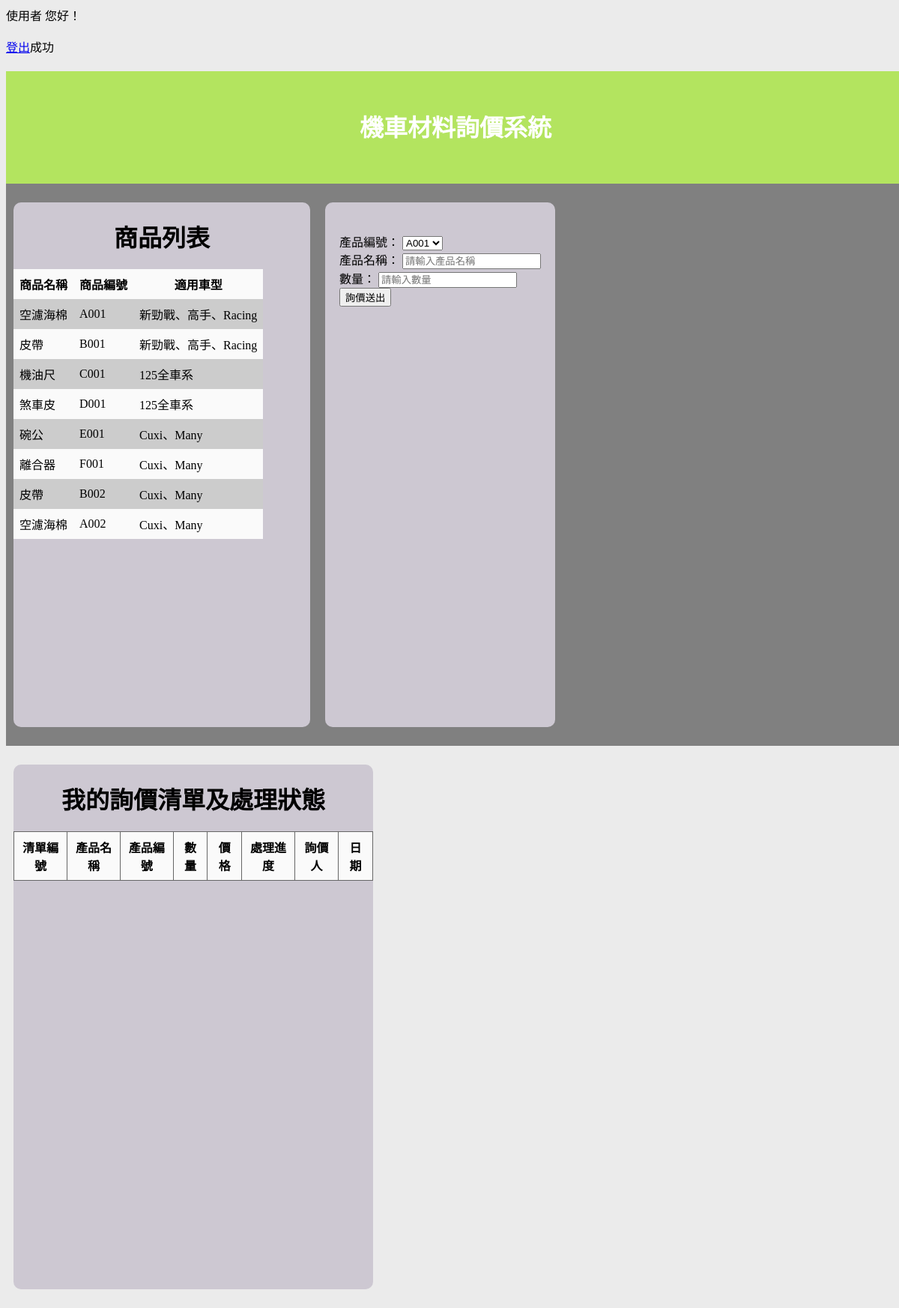
The page /MainPage.php on the database its author committed.
### tables this page shows
CREATE TABLE `products` (
  `productname` varchar(20) NOT NULL,
  `productid` varchar(12) NOT NULL,
  `descript` varchar(40) NOT NULL
);

### MainPage.php (the view, shortened to what this page needs)
<?php
echo "使用者 ".$_SESSION["userid"]." "."您好！"."<br>";
echo '<a href="login.php">'.登出.'</a>';
function linkDB()
{
	$link = mysqli_connect("localhost","root","password");
	mysqli_set_charset($link,"utf8");
	mysqli_select_db($link,"inquiry");
	return $link;
}
function showProductOption()
{
	$link = linkDB();
	$query = "select productid from products";
	$result = mysqli_query($link,$query);
	if ($result)
	{
		$count = mysqli_num_rows($result);
		for ($i=0; $i < $count ; $i++)
		{
			list($productid) = mysqli_fetch_row($result);
			echo '<option>'.$productid.'</option>';
		}
	}
	else
	{
		echo mysqli_error($link);
	}
}
function showProduct()
{
	$link = linkDB();
	$query = "select * from products";
	$result = mysqli_query($link,$query);
	if ($result)
	{
		$count = mysqli_num_rows($result);
		for ($i=0; $i < $count ; $i++)
		{
			echo "<tr>";
			list($productname,$productid,$descript) = mysqli_fetch_row($result);
			echo '<td>'.$productname.'</td>'.'<td>'.$productid.'</td>'.'<td>'.$descript.'</td>';
			echo "</tr>";
		}
	}
	else
	{
		echo mysqli_error($link);
	}
}
	$link = linkDB();
	$sql = "insert into inquires (productname,productid,number,user) values('$_POST[productName]','$_POST[productID]','$_POST[number]','$_SESSION[userid]')";
	$mysql = mysqli_query($link,$sql);
	if ($mysql)
	{
		echo "成功";
	}
	else
	{
		echo "等待更新";
	}
?>
<!DOCTYPE html>
<html>
	<head>
		<link rel="stylesheet" href="css/MainPage.css" type="text/css"/>
	</head>
	<body>
		<div class="container">
			<div class="header">
				<h1 class="first">機車材料詢價系統</h1>
			</div>
			<div class="productList">
				<h1>商品列表</h1>
				<table cellpadding="8">
					<tr>
					<th>商品名稱<th>商品編號<th>適用車型
					</tr>
					<?php showProduct(); ?>
				</table>
			</div>
			<div class="inquiryForm">
			<form name="inquiry" action="" method="post" >
				<label>產品編號： </label>
				<select name="productID"> <?php showProductOption(); ?></select><br>
				<label>產品名稱： </label><input name="productName" type="text" placeholder="請輸入產品名稱"><br>
				<label>數量： </label><input name="number" type="number" placeholder="請輸入數量"><br>
				<input type="submit" value="詢價送出">
			</form>
			</div>
			<div class="inquiryList">
				<h1>我的詢價清單及處理狀態</h1>
				<table border='1' cellpadding="8">
					<tr>
						<th>清單編號<th>產品名稱<th>產品編號<th>數量<th>價格<th>處理進度<th>詢價人<th>日期
					</tr>
				</table>
			</div>
		</div>
	</body>
</html>

### css/MainPage.css (style rules this page uses)
body { font-size:13px; background-color:rgb(235, 235, 235); }
h1 { text-align: center; }
h1.first { color:white; padding:50px; }
.container { width: 1200px; height: 900px; margin: 0px auto; background:gray; }
.header { height: 150px; width: 1200px; background: rgb(179, 228, 95); }
.productList { width: 33%; height: 700px; margin: 25px 10px; background: rgb(205, 200, 210); float: left; border-radius: 10px; }
.inquiryForm { height: 620px; margin: 25px 10px; padding:40px 19px; background: rgb(205, 200, 210); text-align:left; float: left; border-radius: 10px; }
.inquiryList { width:40%; height: 700px; margin: 25px 10px; background: rgb(205, 200, 210); text-align:center; float: left; border-radius: 10px; }
tr:nth-child(even) { background: #CCC }
tr:nth-child(odd) { background-color: #FAFAFA; }
table { border: 0px; border-collapse: collapse; border-radius: 10px; }
tr,td { border: 0px solid #666; }

### rows shown on the page
products: productname "空濾海棉", productid "A001", descript "新勁戰、高手、Racing"
products: productname "皮帶", productid "B001", descript "新勁戰、高手、Racing"
products: productname "機油尺", productid "C001", descript "125全車系"
products: productname "煞車皮", productid "D001", descript "125全車系"
products: productname "碗公", productid "E001", descript "Cuxi、Many"
products: productname "離合器", productid "F001", descript "Cuxi、Many"
products: productname "皮帶", productid "B002", descript "Cuxi、Many"
products: productname "空濾海棉", productid "A002", descript "Cuxi、Many"

### other values the page prints
登出 "登出"
form field productID "A001"
